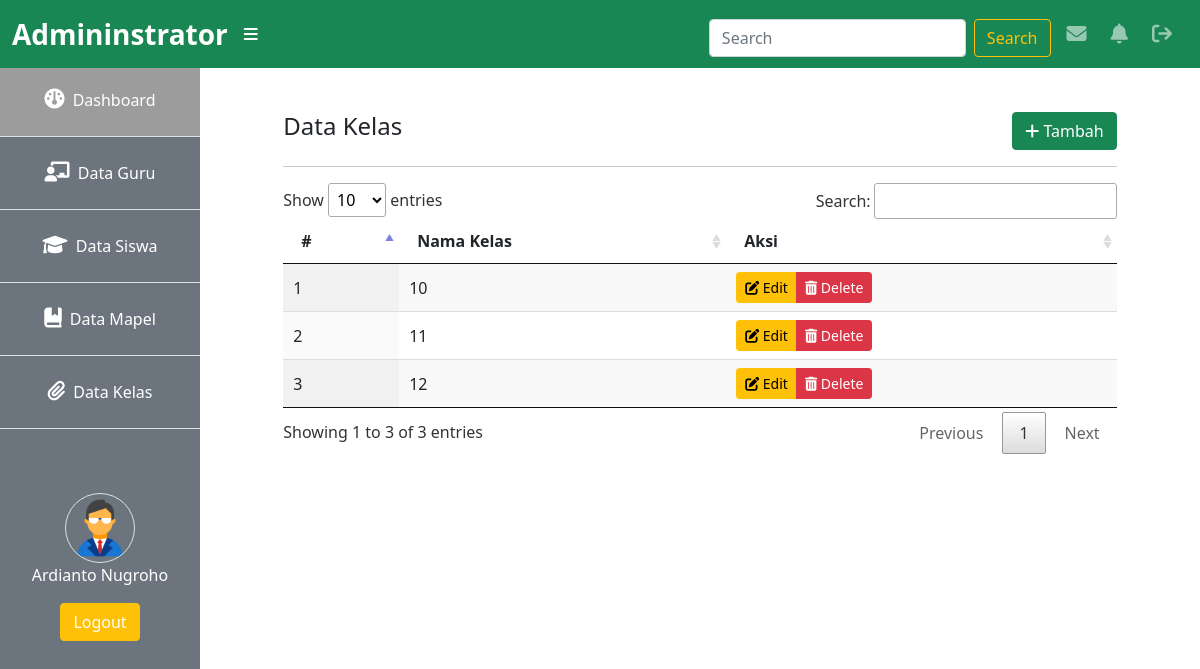
The app's page /back/admin/index.php?page=kelas (signed in) with its own data.
### tables this page shows
CREATE TABLE `kelas` (
  `id_kelas` int(11) NOT NULL,
  `nama_kelas` varchar(255) DEFAULT NULL
);

### back/admin/data_kelas/index.php (the view, shortened to what this page needs)
<div class="col-md-10 offset-1">
        <div class="d-flex justify-content-between">
            <h4>Data Kelas</h4>
            <a href="index.php?page=kelas_create" class="btn btn-success"><i class="fa-solid fa-plus"></i> Tambah</a>
        </div><hr>
            <table id="example" class="display" style="width:100%">
                <thead>
                    <tr>
                        <th>#</th>
                        <th>Nama Kelas</th>
                        <th>Aksi</th>
                    </tr>
                </thead>
                <tbody>
                    <?php
                    $query = mysqli_query($koneksi, "SELECT * FROM kelas");
                    $no = 1;
                    if (mysqli_num_rows($query) > 0) {
                        foreach ($query as $data) {
                    ?>
                            <tr>
                                <td><?= $no++ ?></td>
                                <td><?= $data['nama_kelas'] ?></td>
                                <td>
                                    <div class="btn-group">
                                        <a href="index.php?page=kelas_edit&id_kelas=<?= $data['id_kelas'] ?>" class="btn btn-sm btn-warning"><i class="fa-solid fa-pen-to-square"></i> Edit</a>
                                        <a href="index.php?page=kelas_delete&id_kelas=<?= $data['id_kelas'] ?>" class="btn btn-sm btn-danger" onclick="return confirm('Apakah anda yakin ingin menghapus data ini ?')"><i class="fa-solid fa-trash-can"></i> Delete</a>
                                    </div>
                                </td>
                            </tr>
                        <?php
                        }
                    }
                    ?>
                </tbody>
            </table>
    </div>

### assets/css/admin.css (style rules this page uses)
* { margin: 0; padding: 0; box-sizing: border-box; text-decoration: none; }
html { scroll-behavior: smooth; }
body { font-family: Poppins-Regular, sans-serif; }

### records on screen
kelas: nama_kelas "10"
kelas: nama_kelas "11"
kelas: nama_kelas "12"

### other values on screen
$_SESSION['nama'] "Ardianto Nugroho"
